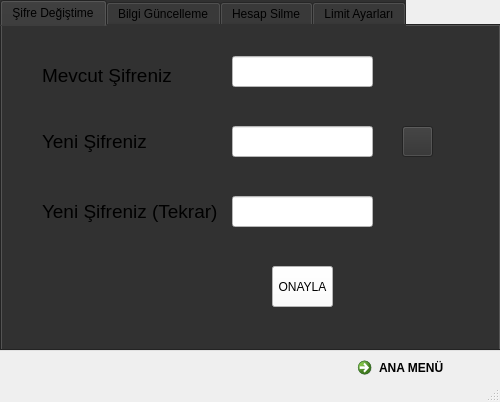
<?xml version="1.0" encoding="UTF-8"?>
<ui version="4.0">
 <class>Settings</class>
 <widget class="QMainWindow" name="Settings">
  <property name="geometry">
   <rect>
    <x>0</x>
    <y>0</y>
    <width>500</width>
    <height>400</height>
   </rect>
  </property>
  <property name="maximumSize">
   <size>
    <width>500</width>
    <height>400</height>
   </size>
  </property>
  <property name="contextMenuPolicy">
   <enum>Qt::NoContextMenu</enum>
  </property>
  <property name="windowTitle">
   <string>AYARLAR</string>
  </property>
  <property name="styleSheet">
   <string notr="true"/>
  </property>
  <widget class="QWidget" name="centralwidget">
   <property name="minimumSize">
    <size>
     <width>500</width>
     <height>380</height>
    </size>
   </property>
   <property name="maximumSize">
    <size>
     <width>500</width>
     <height>380</height>
    </size>
   </property>
   <property name="styleSheet">
    <string notr="true"/>
   </property>
   <widget class="QTabWidget" name="tabWidget">
    <property name="geometry">
     <rect>
      <x>0</x>
      <y>0</y>
      <width>501</width>
      <height>351</height>
     </rect>
    </property>
    <property name="minimumSize">
     <size>
      <width>501</width>
      <height>351</height>
     </size>
    </property>
    <property name="maximumSize">
     <size>
      <width>501</width>
      <height>351</height>
     </size>
    </property>
    <property name="contextMenuPolicy">
     <enum>Qt::NoContextMenu</enum>
    </property>
    <property name="styleSheet">
     <string notr="true">background-color: rgb(49, 49, 49);</string>
    </property>
    <property name="currentIndex">
     <number>0</number>
    </property>
    <property name="iconSize">
     <size>
      <width>16</width>
      <height>14</height>
     </size>
    </property>
    <widget class="QWidget" name="tab_2">
     <property name="styleSheet">
      <string notr="true">background-color: rgb(49, 49, 49);</string>
     </property>
     <attribute name="title">
      <string>Şifre Değiştime</string>
     </attribute>
     <widget class="QLabel" name="label_3">
      <property name="geometry">
       <rect>
        <x>40</x>
        <y>100</y>
        <width>131</width>
        <height>31</height>
       </rect>
      </property>
      <property name="font">
       <font>
        <pointsize>14</pointsize>
       </font>
      </property>
      <property name="text">
       <string>Yeni Şifreniz</string>
      </property>
     </widget>
     <widget class="QLineEdit" name="lineEdit_2">
      <property name="geometry">
       <rect>
        <x>230</x>
        <y>100</y>
        <width>141</width>
        <height>31</height>
       </rect>
      </property>
      <property name="styleSheet">
       <string notr="true">background-color: rgb(255, 255, 255);</string>
      </property>
     </widget>
     <widget class="QLabel" name="label_4">
      <property name="geometry">
       <rect>
        <x>40</x>
        <y>170</y>
        <width>181</width>
        <height>31</height>
       </rect>
      </property>
      <property name="font">
       <font>
        <pointsize>14</pointsize>
       </font>
      </property>
      <property name="text">
       <string>Yeni Şifreniz (Tekrar)</string>
      </property>
     </widget>
     <widget class="QLineEdit" name="lineEdit_3">
      <property name="geometry">
       <rect>
        <x>230</x>
        <y>170</y>
        <width>141</width>
        <height>31</height>
       </rect>
      </property>
      <property name="styleSheet">
       <string notr="true">background-color: rgb(255, 255, 255);</string>
      </property>
     </widget>
     <widget class="QPushButton" name="pushButton">
      <property name="geometry">
       <rect>
        <x>270</x>
        <y>240</y>
        <width>61</width>
        <height>41</height>
       </rect>
      </property>
      <property name="styleSheet">
       <string notr="true">background-color: rgb(255, 255, 255);</string>
      </property>
      <property name="text">
       <string>ONAYLA</string>
      </property>
     </widget>
     <widget class="QPushButton" name="limitPasswordButton">
      <property name="geometry">
       <rect>
        <x>400</x>
        <y>100</y>
        <width>31</width>
        <height>31</height>
       </rect>
      </property>
      <property name="text">
       <string/>
      </property>
      <property name="icon">
       <iconset>
        <normaloff>../icons/info.png</normaloff>../icons/info.png</iconset>
      </property>
      <property name="iconSize">
       <size>
        <width>40</width>
        <height>30</height>
       </size>
      </property>
     </widget>
     <widget class="QLabel" name="textLabelPassword">
      <property name="geometry">
       <rect>
        <x>380</x>
        <y>140</y>
        <width>101</width>
        <height>91</height>
       </rect>
      </property>
      <property name="whatsThis">
       <string>&lt;html&gt;&lt;head/&gt;&lt;body&gt;&lt;p&gt;&lt;span style=&quot; color:#aa0000;&quot;&gt;KISITLAMALAR&lt;/span&gt;&lt;/p&gt;&lt;/body&gt;&lt;/html&gt;</string>
      </property>
      <property name="text">
       <string/>
      </property>
     </widget>
     <widget class="QLineEdit" name="lineEdit">
      <property name="geometry">
       <rect>
        <x>230</x>
        <y>30</y>
        <width>141</width>
        <height>31</height>
       </rect>
      </property>
      <property name="autoFillBackground">
       <bool>false</bool>
      </property>
      <property name="styleSheet">
       <string notr="true">background-color: rgb(255, 255, 255);</string>
      </property>
      <property name="maxLength">
       <number>15</number>
      </property>
     </widget>
     <widget class="QLabel" name="label_2">
      <property name="geometry">
       <rect>
        <x>40</x>
        <y>10</y>
        <width>158</width>
        <height>78</height>
       </rect>
      </property>
      <property name="font">
       <font>
        <pointsize>14</pointsize>
       </font>
      </property>
      <property name="text">
       <string>Mevcut Şifreniz</string>
      </property>
     </widget>
     <zorder>label_3</zorder>
     <zorder>label_4</zorder>
     <zorder>pushButton</zorder>
     <zorder>limitPasswordButton</zorder>
     <zorder>textLabelPassword</zorder>
     <zorder>lineEdit</zorder>
     <zorder>label_2</zorder>
     <zorder>lineEdit_2</zorder>
     <zorder>lineEdit_3</zorder>
    </widget>
    <widget class="QWidget" name="tab_3">
     <property name="styleSheet">
      <string notr="true">background-color: rgb(49, 49, 49);</string>
     </property>
     <attribute name="title">
      <string>Bilgi Güncelleme</string>
     </attribute>
     <widget class="QLineEdit" name="lineEdit_5">
      <property name="geometry">
       <rect>
        <x>230</x>
        <y>30</y>
        <width>141</width>
        <height>31</height>
       </rect>
      </property>
      <property name="styleSheet">
       <string notr="true">background-color: rgb(255, 255, 255);</string>
      </property>
     </widget>
     <widget class="QLabel" name="label_8">
      <property name="geometry">
       <rect>
        <x>40</x>
        <y>20</y>
        <width>101</width>
        <height>51</height>
       </rect>
      </property>
      <property name="font">
       <font>
        <pointsize>14</pointsize>
       </font>
      </property>
      <property name="text">
       <string>Mail adres</string>
      </property>
     </widget>
     <widget class="QLineEdit" name="lineEdit_6">
      <property name="geometry">
       <rect>
        <x>230</x>
        <y>100</y>
        <width>141</width>
        <height>31</height>
       </rect>
      </property>
      <property name="styleSheet">
       <string notr="true">background-color: rgb(255, 255, 255);</string>
      </property>
      <property name="maxLength">
       <number>10</number>
      </property>
     </widget>
     <widget class="QLabel" name="label_10">
      <property name="geometry">
       <rect>
        <x>40</x>
        <y>90</y>
        <width>121</width>
        <height>41</height>
       </rect>
      </property>
      <property name="font">
       <font>
        <pointsize>14</pointsize>
       </font>
      </property>
      <property name="text">
       <string>Kullanıcı Adı</string>
      </property>
     </widget>
     <widget class="QLabel" name="label_12">
      <property name="geometry">
       <rect>
        <x>40</x>
        <y>170</y>
        <width>191</width>
        <height>31</height>
       </rect>
      </property>
      <property name="font">
       <font>
        <pointsize>14</pointsize>
       </font>
      </property>
      <property name="text">
       <string>Fotoğraf Güncelleme</string>
      </property>
     </widget>
     <widget class="QPushButton" name="pushButton_3">
      <property name="geometry">
       <rect>
        <x>270</x>
        <y>160</y>
        <width>61</width>
        <height>51</height>
       </rect>
      </property>
      <property name="text">
       <string/>
      </property>
      <property name="icon">
       <iconset>
        <normaloff>../FOTO/images (2).png</normaloff>../FOTO/images (2).png</iconset>
      </property>
      <property name="iconSize">
       <size>
        <width>100</width>
        <height>87</height>
       </size>
      </property>
     </widget>
     <widget class="QCommandLinkButton" name="commandLinkButton_5">
      <property name="geometry">
       <rect>
        <x>370</x>
        <y>320</y>
        <width>121</width>
        <height>41</height>
       </rect>
      </property>
      <property name="text">
       <string>ANA MENÜ</string>
      </property>
     </widget>
     <widget class="QPushButton" name="pushButton_5">
      <property name="geometry">
       <rect>
        <x>260</x>
        <y>250</y>
        <width>81</width>
        <height>41</height>
       </rect>
      </property>
      <property name="styleSheet">
       <string notr="true">background-color: rgb(255, 255, 255);</string>
      </property>
      <property name="text">
       <string>GÜNCELLE</string>
      </property>
     </widget>
     <widget class="QPushButton" name="limitUsernameButton">
      <property name="geometry">
       <rect>
        <x>400</x>
        <y>100</y>
        <width>31</width>
        <height>31</height>
       </rect>
      </property>
      <property name="text">
       <string/>
      </property>
      <property name="icon">
       <iconset>
        <normaloff>../icons/info.png</normaloff>../icons/info.png</iconset>
      </property>
      <property name="iconSize">
       <size>
        <width>35</width>
        <height>31</height>
       </size>
      </property>
     </widget>
     <widget class="QLabel" name="textLabelUsername">
      <property name="geometry">
       <rect>
        <x>370</x>
        <y>150</y>
        <width>111</width>
        <height>41</height>
       </rect>
      </property>
      <property name="whatsThis">
       <string>&lt;!DOCTYPE HTML PUBLIC &quot;-//W3C//DTD HTML 4.0//EN&quot; &quot;http://www.w3.org/TR/REC-html40/strict.dtd&quot;&gt;
&lt;html&gt;&lt;head&gt;&lt;meta name=&quot;qrichtext&quot; content=&quot;1&quot; /&gt;&lt;style type=&quot;text/css&quot;&gt;
p, li { white-space: pre-wrap; }
&lt;/style&gt;&lt;/head&gt;&lt;body style=&quot; font-family:'MS Shell Dlg 2'; font-size:8pt; font-weight:400; font-style:normal;&quot;&gt;
&lt;p style=&quot; margin-top:0px; margin-bottom:0px; margin-left:0px; margin-right:0px; -qt-block-indent:0; text-indent:0px;&quot;&gt;c&amp;lt;dds&lt;/p&gt;&lt;/body&gt;&lt;/html&gt;</string>
      </property>
      <property name="text">
       <string/>
      </property>
     </widget>
     <zorder>lineEdit_5</zorder>
     <zorder>label_8</zorder>
     <zorder>lineEdit_6</zorder>
     <zorder>label_10</zorder>
     <zorder>label_12</zorder>
     <zorder>pushButton_3</zorder>
     <zorder>commandLinkButton_5</zorder>
     <zorder>limitUsernameButton</zorder>
     <zorder>textLabelUsername</zorder>
     <zorder>pushButton_5</zorder>
    </widget>
    <widget class="QWidget" name="tab_4">
     <property name="styleSheet">
      <string notr="true">background-color: rgb(49, 49, 49);</string>
     </property>
     <attribute name="title">
      <string>Hesap Silme</string>
     </attribute>
     <widget class="QLabel" name="label_6">
      <property name="geometry">
       <rect>
        <x>20</x>
        <y>80</y>
        <width>221</width>
        <height>41</height>
       </rect>
      </property>
      <property name="font">
       <font>
        <pointsize>14</pointsize>
       </font>
      </property>
      <property name="text">
       <string>Sileceğiniz Hesabı Seçiniz</string>
      </property>
     </widget>
     <widget class="QComboBox" name="comboBox">
      <property name="geometry">
       <rect>
        <x>280</x>
        <y>80</y>
        <width>161</width>
        <height>41</height>
       </rect>
      </property>
      <property name="styleSheet">
       <string notr="true">background-color: rgb(255, 255, 255);</string>
      </property>
      <item>
       <property name="text">
        <string>Mevcut Hesap</string>
       </property>
      </item>
     </widget>
     <widget class="QPushButton" name="pushButton_2">
      <property name="geometry">
       <rect>
        <x>200</x>
        <y>160</y>
        <width>75</width>
        <height>51</height>
       </rect>
      </property>
      <property name="styleSheet">
       <string notr="true">background-color: rgb(255, 0, 0);</string>
      </property>
      <property name="text">
       <string>SİL</string>
      </property>
     </widget>
     <widget class="QCommandLinkButton" name="commandLinkButton_2">
      <property name="geometry">
       <rect>
        <x>370</x>
        <y>320</y>
        <width>121</width>
        <height>41</height>
       </rect>
      </property>
      <property name="text">
       <string>ANA MENÜ</string>
      </property>
     </widget>
    </widget>
    <widget class="QWidget" name="tab_5">
     <property name="styleSheet">
      <string notr="true">background-color: rgb(49, 49, 49);</string>
     </property>
     <attribute name="title">
      <string>Limit Ayarları</string>
     </attribute>
     <widget class="QLabel" name="label_13">
      <property name="geometry">
       <rect>
        <x>90</x>
        <y>20</y>
        <width>331</width>
        <height>31</height>
       </rect>
      </property>
      <property name="font">
       <font>
        <pointsize>14</pointsize>
        <weight>75</weight>
        <bold>true</bold>
       </font>
      </property>
      <property name="text">
       <string>Günlük Limitlerinizi Belirleyiniz</string>
      </property>
      <property name="alignment">
       <set>Qt::AlignCenter</set>
      </property>
     </widget>
     <widget class="QLabel" name="label_14">
      <property name="geometry">
       <rect>
        <x>30</x>
        <y>70</y>
        <width>61</width>
        <height>31</height>
       </rect>
      </property>
      <property name="font">
       <font>
        <pointsize>14</pointsize>
       </font>
      </property>
      <property name="text">
       <string>EFT</string>
      </property>
     </widget>
     <widget class="QLineEdit" name="lineEdit_9">
      <property name="geometry">
       <rect>
        <x>180</x>
        <y>70</y>
        <width>151</width>
        <height>31</height>
       </rect>
      </property>
      <property name="styleSheet">
       <string notr="true">background-color: rgb(255, 255, 255);</string>
      </property>
      <property name="alignment">
       <set>Qt::AlignCenter</set>
      </property>
     </widget>
     <widget class="QLabel" name="label_15">
      <property name="geometry">
       <rect>
        <x>30</x>
        <y>130</y>
        <width>81</width>
        <height>31</height>
       </rect>
      </property>
      <property name="font">
       <font>
        <pointsize>14</pointsize>
       </font>
      </property>
      <property name="text">
       <string>HAVALE</string>
      </property>
     </widget>
     <widget class="QLineEdit" name="lineEdit_10">
      <property name="geometry">
       <rect>
        <x>180</x>
        <y>130</y>
        <width>151</width>
        <height>31</height>
       </rect>
      </property>
      <property name="styleSheet">
       <string notr="true">background-color: rgb(255, 255, 255);</string>
      </property>
      <property name="alignment">
       <set>Qt::AlignCenter</set>
      </property>
     </widget>
     <widget class="QLabel" name="label_17">
      <property name="geometry">
       <rect>
        <x>30</x>
        <y>190</y>
        <width>101</width>
        <height>31</height>
       </rect>
      </property>
      <property name="font">
       <font>
        <pointsize>14</pointsize>
       </font>
      </property>
      <property name="text">
       <string>E-TİCARET</string>
      </property>
     </widget>
     <widget class="QRadioButton" name="radioButton_3">
      <property name="geometry">
       <rect>
        <x>170</x>
        <y>200</y>
        <width>82</width>
        <height>21</height>
       </rect>
      </property>
      <property name="font">
       <font>
        <pointsize>11</pointsize>
       </font>
      </property>
      <property name="text">
       <string>Açık</string>
      </property>
     </widget>
     <widget class="QRadioButton" name="radioButton_4">
      <property name="geometry">
       <rect>
        <x>300</x>
        <y>200</y>
        <width>82</width>
        <height>21</height>
       </rect>
      </property>
      <property name="font">
       <font>
        <pointsize>11</pointsize>
       </font>
      </property>
      <property name="text">
       <string>Kapalı</string>
      </property>
     </widget>
     <widget class="QPushButton" name="pushButton_4">
      <property name="geometry">
       <rect>
        <x>220</x>
        <y>250</y>
        <width>75</width>
        <height>41</height>
       </rect>
      </property>
      <property name="styleSheet">
       <string notr="true">background-color: rgb(255, 255, 255);</string>
      </property>
      <property name="text">
       <string>ONAYLA</string>
      </property>
     </widget>
     <widget class="QCommandLinkButton" name="commandLinkButton_3">
      <property name="geometry">
       <rect>
        <x>370</x>
        <y>320</y>
        <width>121</width>
        <height>41</height>
       </rect>
      </property>
      <property name="text">
       <string>ANA MENÜ</string>
      </property>
     </widget>
     <widget class="QPushButton" name="limitEftButton">
      <property name="geometry">
       <rect>
        <x>350</x>
        <y>70</y>
        <width>31</width>
        <height>31</height>
       </rect>
      </property>
      <property name="text">
       <string/>
      </property>
      <property name="icon">
       <iconset>
        <normaloff>../icons/info.png</normaloff>../icons/info.png</iconset>
      </property>
      <property name="iconSize">
       <size>
        <width>35</width>
        <height>31</height>
       </size>
      </property>
     </widget>
     <widget class="QPushButton" name="limitTransferButton">
      <property name="geometry">
       <rect>
        <x>350</x>
        <y>130</y>
        <width>31</width>
        <height>31</height>
       </rect>
      </property>
      <property name="text">
       <string/>
      </property>
      <property name="icon">
       <iconset>
        <normaloff>../icons/info.png</normaloff>../icons/info.png</iconset>
      </property>
      <property name="iconSize">
       <size>
        <width>35</width>
        <height>31</height>
       </size>
      </property>
     </widget>
     <widget class="QLabel" name="textLabelEft">
      <property name="geometry">
       <rect>
        <x>390</x>
        <y>60</y>
        <width>101</width>
        <height>51</height>
       </rect>
      </property>
      <property name="whatsThis">
       <string>&lt;html&gt;&lt;head/&gt;&lt;body&gt;&lt;p&gt;&lt;span style=&quot; color:#aa0000;&quot;&gt;EFT İÇİN KISITLAMA&lt;/span&gt;&lt;/p&gt;&lt;/body&gt;&lt;/html&gt;</string>
      </property>
      <property name="frameShape">
       <enum>QFrame::NoFrame</enum>
      </property>
      <property name="frameShadow">
       <enum>QFrame::Plain</enum>
      </property>
      <property name="lineWidth">
       <number>1</number>
      </property>
      <property name="text">
       <string/>
      </property>
     </widget>
     <widget class="QLabel" name="textLabelTransfer">
      <property name="geometry">
       <rect>
        <x>390</x>
        <y>120</y>
        <width>101</width>
        <height>51</height>
       </rect>
      </property>
      <property name="whatsThis">
       <string>&lt;html&gt;&lt;head/&gt;&lt;body&gt;&lt;p&gt;&lt;span style=&quot; color:#aa0000;&quot;&gt;EFT İÇİN KISITLAMA&lt;/span&gt;&lt;/p&gt;&lt;/body&gt;&lt;/html&gt;</string>
      </property>
      <property name="frameShape">
       <enum>QFrame::NoFrame</enum>
      </property>
      <property name="frameShadow">
       <enum>QFrame::Plain</enum>
      </property>
      <property name="lineWidth">
       <number>1</number>
      </property>
      <property name="text">
       <string/>
      </property>
     </widget>
     <zorder>label_13</zorder>
     <zorder>commandLinkButton_3</zorder>
     <zorder>textLabelEft</zorder>
     <zorder>textLabelTransfer</zorder>
     <zorder>lineEdit_9</zorder>
     <zorder>lineEdit_10</zorder>
     <zorder>limitTransferButton</zorder>
     <zorder>limitEftButton</zorder>
     <zorder>radioButton_4</zorder>
     <zorder>radioButton_3</zorder>
     <zorder>label_15</zorder>
     <zorder>label_14</zorder>
     <zorder>label_17</zorder>
     <zorder>pushButton_4</zorder>
    </widget>
   </widget>
   <widget class="QCommandLinkButton" name="commandLinkButton">
    <property name="geometry">
     <rect>
      <x>350</x>
      <y>350</y>
      <width>151</width>
      <height>41</height>
     </rect>
    </property>
    <property name="styleSheet">
     <string notr="true"/>
    </property>
    <property name="text">
     <string>ANA MENÜ</string>
    </property>
   </widget>
  </widget>
  <widget class="QStatusBar" name="statusbar"/>
 </widget>
 <tabstops>
  <tabstop>tabWidget</tabstop>
  <tabstop>lineEdit</tabstop>
  <tabstop>limitPasswordButton</tabstop>
  <tabstop>lineEdit_2</tabstop>
  <tabstop>lineEdit_3</tabstop>
  <tabstop>pushButton</tabstop>
  <tabstop>lineEdit_5</tabstop>
  <tabstop>limitUsernameButton</tabstop>
  <tabstop>lineEdit_6</tabstop>
  <tabstop>pushButton_3</tabstop>
  <tabstop>pushButton_5</tabstop>
  <tabstop>comboBox</tabstop>
  <tabstop>pushButton_2</tabstop>
  <tabstop>limitEftButton</tabstop>
  <tabstop>lineEdit_9</tabstop>
  <tabstop>limitTransferButton</tabstop>
  <tabstop>lineEdit_10</tabstop>
  <tabstop>radioButton_3</tabstop>
  <tabstop>radioButton_4</tabstop>
  <tabstop>pushButton_4</tabstop>
  <tabstop>commandLinkButton_3</tabstop>
  <tabstop>commandLinkButton_5</tabstop>
  <tabstop>commandLinkButton</tabstop>
  <tabstop>commandLinkButton_2</tabstop>
 </tabstops>
 <resources/>
 <connections/>
</ui>
